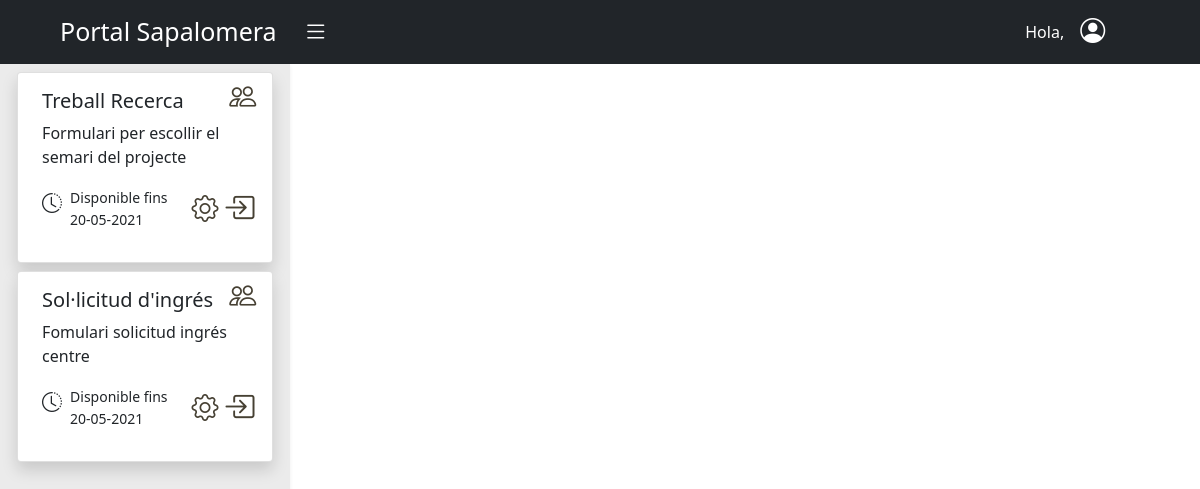
Before: /aplicacions/ (signed in) with the older database file.
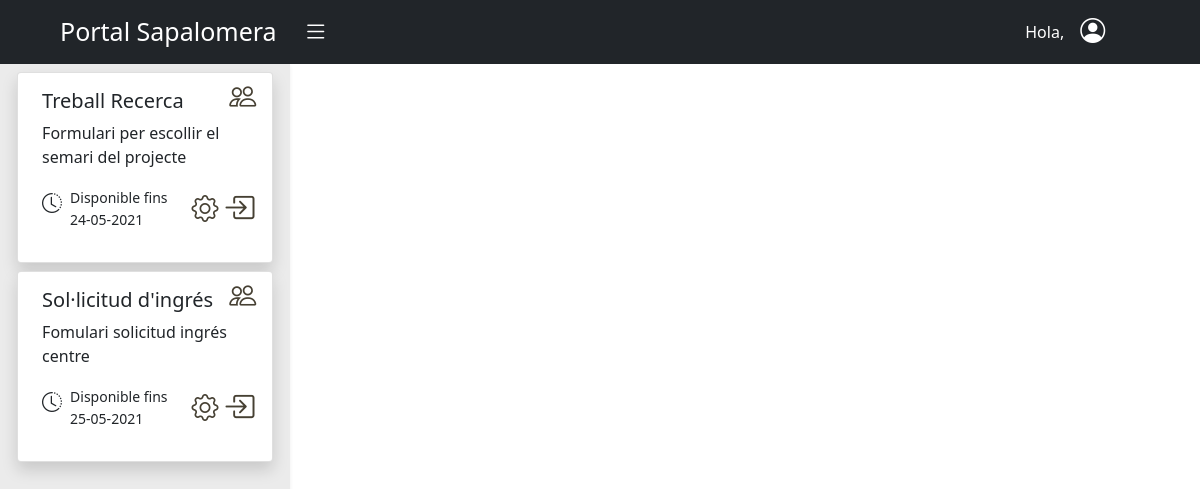
After: the same page with the newer database file.
### aplicacions/models.py (models this page shows, shortened)
class Aplicacio(models.Model):
    nom = models.CharField(max_length=30)
    descripcio = models.CharField(max_length=200)
    data_limit_inici = models.DateField()
    data_limit_fi = models.DateField()
    url_acces = models.CharField(max_length=60,blank=True)
    url_backend = models.CharField(max_length=60,blank=True)
    llista_grups = models.ManyToManyField(Group,blank=True)
    llista_encarregats = models.ManyToManyField(User,limit_choices_to={"rol__id_rol":1},blank=True)
    objects = models.Manager()
    llistatAplicacions= LListaAplicacions()
    class Meta:
        verbose_name_plural = 'Aplicacions'

### aplicacions/views.py (the view)
# urls.py: path('', AplicacioLlistatView.as_view(), name='llistat-aplicacio'),
class AplicacioLlistatView(LoginRequiredMixin, generic.ListView):
    template_name = "aplicacions/llistar_aplicacions.html"
    context_object_name = "llista_aplicacions"
    def get_queryset(self):
       aplicacions =  Aplicacio.llistatAplicacions.per_usuari(self.request.user)
       return aplicacions

### aplicacions/modelManagers.py (called while the page is built)
    def per_usuari(self, user):
        today = date.today()
        if user.is_staff:
            return self.get_queryset().all()
        if user.rol.id_rol == 1:
            return self.get_queryset().filter(llista_encarregats__exact=user)
        else:
            return self.get_queryset().filter(llista_grups__in=user.groups.all()).filter(data_limit_fi__gte=today,data_limit_inici__lte=today).distinct()

### aplicacions/templates/aplicacions/llistar_aplicacions.html (shortened to what this page needs)
{% extends "base.html" %} {% block content %}
<div id="wrapper">
    <div class="container-fluid">
        <div id="sidebar-wrapper" class="color-sidebar shadow-sm" style="height:99vh">
            <ul class="sidebar-nav ">
                <div class="row d-flex justify-content-center">
                    <div class="col-11">
                        {% if llista_aplicacions %} {% for aplicacio in llista_aplicacions %}
                        <div class="card mx-1 mt-2 shadow  rounded-2">
                            {% if user.rol.id_rol == 1 or user.is_staff %}
                            <div id="gestioGrupsIcon"  role="button">
                                <a href="{% url 'aplicacions:llistar-grups-encarregats' aplicacio.id %}"><i class="icones-color bi bi-people" style="font-size: 27px;"></i></a>
                            </div>
                            {% endif %}
                            <div class="card-body  ms-2">
                                <h5 class="card-title ">{{ aplicacio.nom }}</h5>
                                <p class="card-text">{{ aplicacio.descripcio }}</p>
                                <div class="row">
                                    <div class="col-1  me-1 mt-1 ">
                                        <i class="bi bi-clock-history fa-9x" style="font-size: 20px;"></i>
                                    </div>
                                    <div class="col-md-auto">
                                        <small>
                                            Disponible fins
                                            <p>{{ aplicacio.data_limit_fi | date:'d-m-Y' }}</p>
                                        </small>
                                    </div>
                                    {% if user.rol.id_rol == 1 or user.is_staff %}
                                    <div role="button" class="col-1 mt-1">
                                        <a {% if aplicacio.url_backend %} href="{% url aplicacio.url_backend %}" {% endif %}><i class="icones-color bi bi-gear" style="font-size: 27px;"></i></a>
                                    </div>
                                    {% endif %}
                                    <div role="button" class="col-1 ms-2">
                                        <a {% if aplicacio.url_acces  %} href="{% url aplicacio.url_acces %}" {% endif %}><i class="icones-color bi bi-box-arrow-in-right" style="font-size: 31px;"></i></a>
                                    </div>
                                </div>
                            </div>
                        </div>
                        {% endfor %}
                        {% endif %}
                    </div>
                </div>
            </ul>
        </div>
        <div id="page-content-wrapper" class="overflow-auto" style="height:85vh">
        </div>
    </div>
</div>
{% endblock content %}

### templates/base.html (shortened to what this page needs)
{% load static %}
<!DOCTYPE html>
<html lang="en">
  <head>
    <link
      rel="stylesheet"
      href="https://cdn.jsdelivr.net/npm/bootstrap-icons@1.3.0/font/bootstrap-icons.css"
    />
    <link rel="stylesheet" href="{% static 'css/style.css' %}" />
    <link rel="stylesheet" href="{% static 'dist/css/bootstrap.css' %}" />
  </head>
  <body>
    {% include "navbar.html" %}
    {% block content %} {% endblock content %}
  </body>
</html>

### templates/navbar.html (shortened to what this page needs)
<nav class="navbar navbar-expand-lg navbar-dark  bg-dark">
  <div class="container-fluid">
    <a class="navbar-brand ps-5" style="font-size: 25px;">
      Portal Sapalomera
      <i id="menu-toggle" type="button" class="navbar-toggle collapsed bg-dark bi bi-list" style="padding-left: 20px; font-size:25px;"collapse" data-target="#navbar" aria-expanded="false" aria-controls="navbar"></i>
    </a>
    <div style="margin-right: 5%;">
      <ul class="navbar-nav" >
        <li class="nav-item"><a class="nav-link" style="color: white;" >Hola, {{user.get_full_name}}</a></li>
        <div class="dropdown pe-4">
          <a class="p-0 ps-2 text-dark" role="button" id="dropdownMenuLink"  data-bs-toggle="dropdown" aria-expanded="false">
            <i class=" bi bi-person-circle text-white" style="font-size: 25px;"></i>
          </a>
        </div>
      </ul>
    </div>
  </div>
</nav>

### static/css/style.css (style rules this page uses)
#wrapper { padding-left: 0; -webkit-transition: all 0.5s ease; -moz-transition: all 0.5s ease; -o-transition: all 0.5s ease; transition: all 0.5s ease; }
.color-sidebar { background:#EBEBEB !important; }
#sidebar-wrapper { overflow-y: scroll; overflow-x: hidden; position: fixed; left: 290px; z-index: 1000; overflow-y: auto; margin-left: -290px; width: 0; height: 100%; background:#212529; -webkit-transition: all 0.5s ease; -moz-transition: all 0.5s ease; -o-transition: all 0.5s ease; transition: all 0.5s ease; }
#page-content-wrapper { padding: 15px; width: 100%; }
#gestioGrupsIcon { position: absolute; left: 80%; top: 0; transform: translate(30%, 10%); }
.icones-color { color:#464033; }
.sidebar-nav { position: absolute; top: 0; margin: 0; padding: 0; width: 290px; list-style: none; }
@media (min-width: 768px) { #wrapper { padding-left: 290px; } }
@media (min-width: 768px) { #sidebar-wrapper { width: 290px; } }
@media (min-width: 768px) { #page-content-wrapper { padding: 20px; } }

Changed rows visible on the page:
changed Aplicacio "Treball Recerca": data_limit_fi "20-05-2021" → "24-05-2021"
changed Aplicacio "Sol·licitud d'ingrés": data_limit_fi "20-05-2021" → "25-05-2021"
